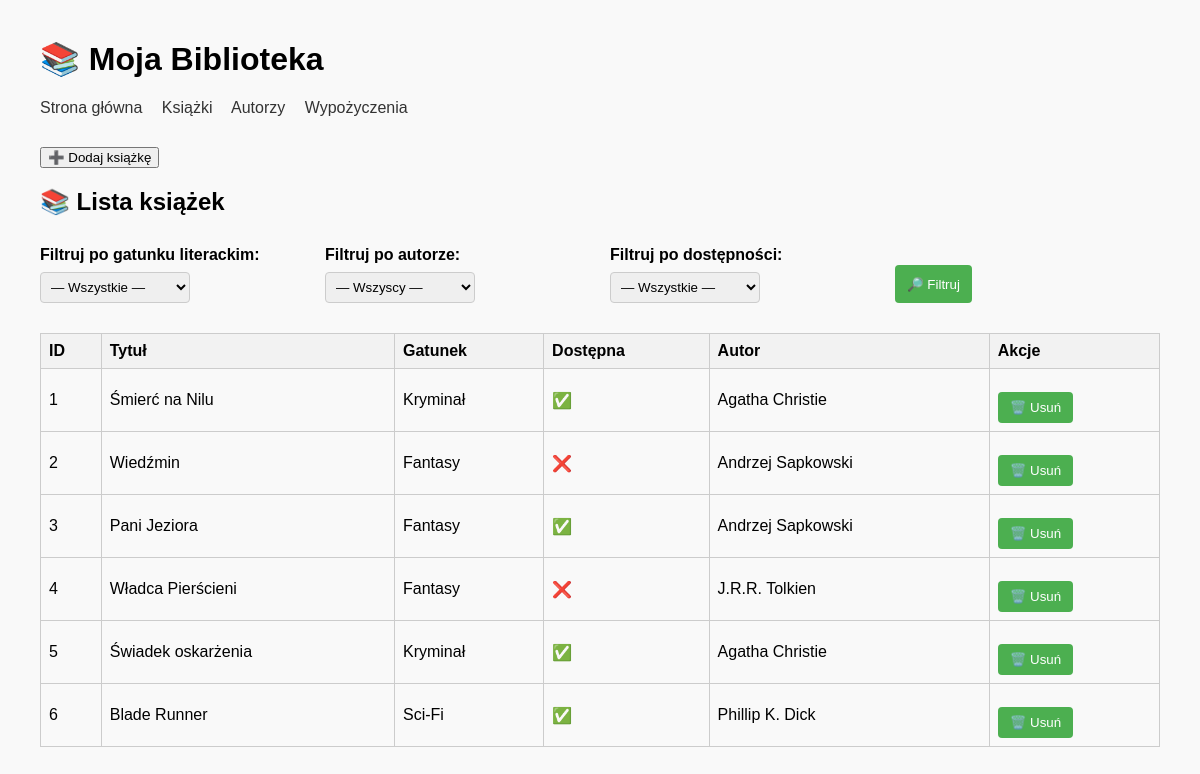
Before: /books with the older database file.
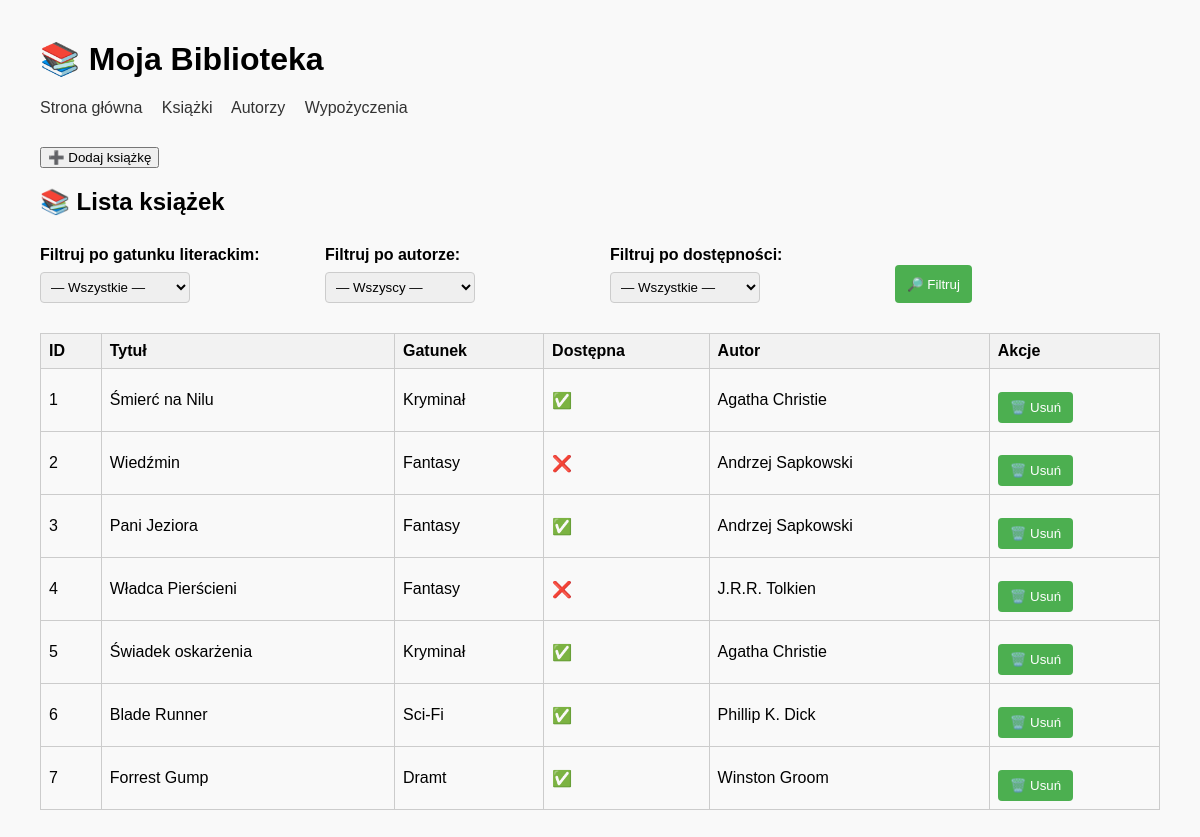
After: the same page with the newer database file.
### app/models.py (models this page shows, shortened)
class Book(db.Model):
    __tablename__ = "books"
    id = db.Column(db.Integer, primary_key=True)
    author_id = db.Column(db.Integer, db.ForeignKey("authors.id"), nullable=False)
    title = db.Column(db.String(200), nullable=False)
    genre = db.Column(db.String(100))
    available = db.Column(db.Boolean, default=True)
    borrowings = db.relationship("Borrowings", backref="book", lazy="dynamic")

class Author(db.Model):
    __tablename__ = "authors"
    id = db.Column(db.Integer, primary_key=True)
    name = db.Column(db.String(100), nullable=False)
    surname = db.Column(db.String(100), nullable=False)
    nationality = db.Column(db.String(100))
    main_genre = db.Column(db.String(100))
    info_url = db.Column(db.String(300), nullable=True)
    books = db.relationship("Book", backref="author", lazy="dynamic")

### app/routes.py (the view)
@app.route("/books", strict_slashes=False)
def books():
    genre = request.args.get("genre")
    author_id = request.args.get("author_id")
    available = request.args.get("available")
    genres = db.session.query(Book.genre).distinct().filter(Book.genre.isnot(None)).all()
    genre_list = sorted(set(g[0] for g in genres if g[0]))
    authors = Author.query.order_by(Author.name).all()
    query = Book.query
    if available == "true":
        query = query.filter(Book.available.is_(True))
    elif available == "false":
        query = query.filter(Book.available.is_(False))
    if genre:
        query = query.filter(Book.genre.ilike(f"%{genre}%"))
    if author_id:
        query = query.filter(Book.author_id == int(author_id))
    books = query.all()
    return render_template("books.html", books=books, genre_list=genre_list, authors=authors)

### app/templates/books.html (shortened to what this page needs)
{% extends "base.html" %}
{% block content %}
<a href="{{ url_for('new_book') }}">
    <button>➕ Dodaj książkę</button>
</a>
<h2>📚 Lista książek</h2>
<form method="GET" action="{{ url_for('books') }}" class="filter-row">
        <div>
        <label for="genre">Filtruj po gatunku literackim:</label>
        <select name="genre">
            <option value="">— Wszystkie —</option>
        </select>
    </div>
    <div>
        <label for="author_id">Filtruj po autorze:</label>
        <select name="author_id">
            <option value="">— Wszyscy —</option>
        </select>
    </div>
    <div>
        <label for="available">Filtruj po dostępności:</label>
        <select name="available">
            <option value="">— Wszystkie —</option>
        </select>
    </div>
    <div>
        <button type="submit">🔎 Filtruj</button>
    </div>
</form>
<table>
    <tr>
        <th>ID</th>
        <th>Tytuł</th>
        <th>Gatunek</th>
        <th>Dostępna</th>
        <th>Autor</th>
        <th>Akcje</th>
    </tr>
    {% for book in books %}
    <tr>
        <td>{{ book.id }}</td>
        <td>{{ book.title }}</td>
        <td>{{ book.genre }}</td>
        <td>{{ "✅" if book.available else "❌" }}</td>
        <td>{{ book.author.name }} {{ book.author.surname }}</td>
        <td>
            <form method="POST" action="{{ url_for('delete_book', book_id=book.id) }}" style="display:inline;">
                <button type="submit" onclick="return confirm('Czy na pewno chcesz usunąć tę książkę?')">🗑️
                    Usuń</button>
            </form>
        </td>
    </tr>
    {% endfor %}
</table>
{% endblock %}

### app/templates/base.html (shortened to what this page needs)
<!DOCTYPE html>
<html lang="pl">
<head>
    <link rel="stylesheet" href="{{ url_for('static', filename='style.css') }}">
</head>
<body>
    <header>
        <h1>📚 Moja Biblioteka</h1>
        <nav>
            <a href="/">Strona główna</a>
            <a href="/books">Książki</a>
            <a href="/authors">Autorzy</a>
            <a href="/borrowings">Wypożyczenia</a>
        </nav>
    </header>
    {% block content %}
    {% endblock %}
</body>
</html>

### app/static/style.css (style rules this page uses)
body { font-family: Arial, sans-serif; margin: 40px; background-color: #f9f9f9; }
header { margin-bottom: 30px; }
nav a { margin-right: 15px; text-decoration: none; color: #333; }
form:not(.filter-row) { max-width: 400px; margin-bottom: 30px; }
form label { display: block; margin-top: 10px; font-weight: bold; }
form input, form select { width: 100%; padding: 6px; margin-top: 4px; box-sizing: border-box; border: 1px solid #ccc; border-radius: 4px; }
form button { margin-top: 15px; padding: 8px 12px; background-color: #4CAF50; color: white; border: none; border-radius: 4px; cursor: pointer; }
table { width: 100%; border-collapse: collapse; margin-top: 20px; }
table th, table td { border: 1px solid #ccc; padding: 8px; text-align: left; }
table th { background-color: #f2f2f2; }
.filter-row { display: flex; gap: 20px; align-items: flex-end; flex-wrap: wrap; margin-bottom: 30px; max-width: none; }
form.filter-row div { flex: 1; min-width: 150px; }
form.filter-row button { margin-top: 0; height: 38px; }
.filter-row label { display: block; font-weight: bold; margin-bottom: 4px; }
.filter-row select { width: 150px; }

Changed rows visible on the page:
added Book: id "7", title "Forrest Gump", genre "Dramt", available "✅", author.name "Winston", author.surname "Groom"
